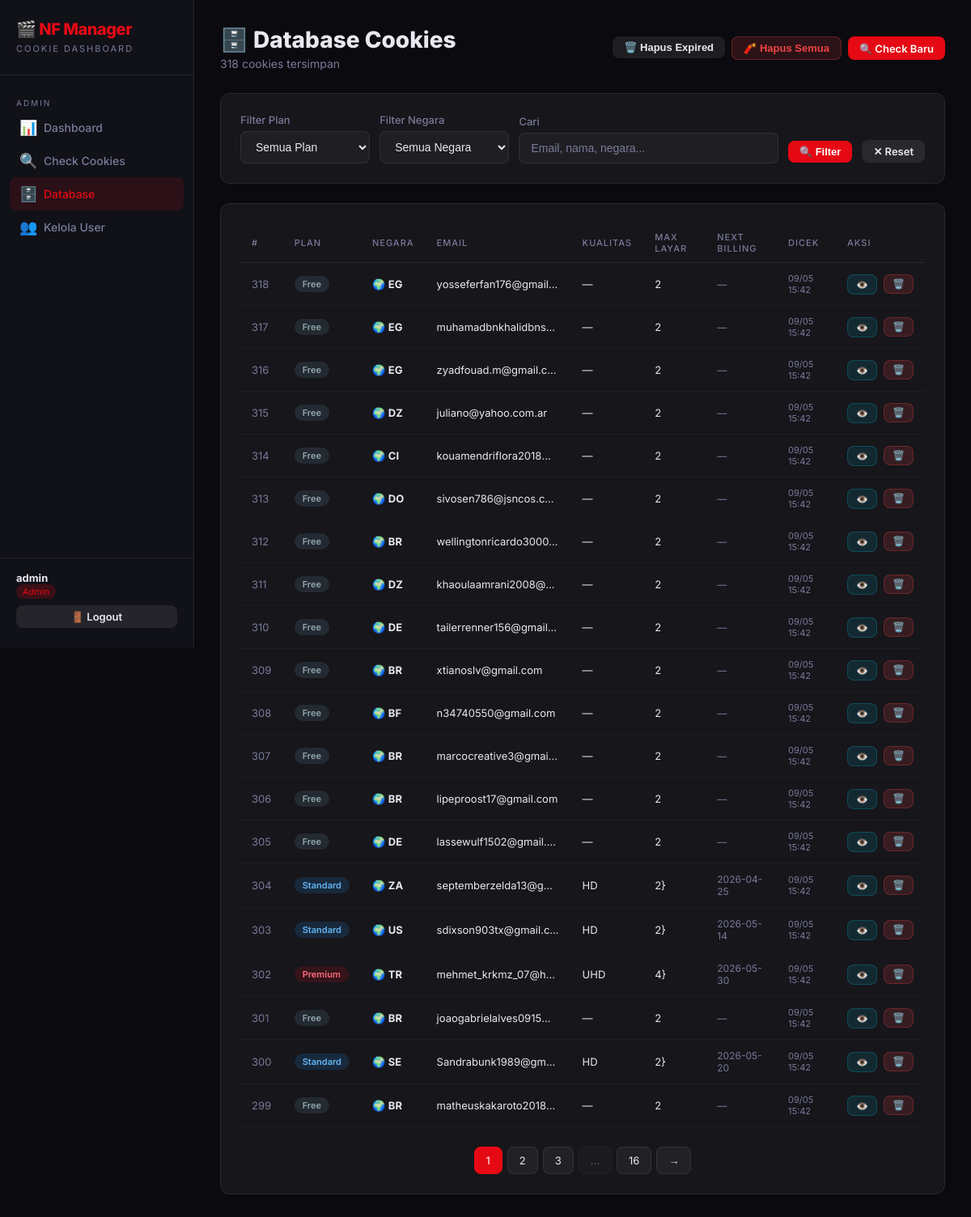
/admin/results (signed in), run on the app's committed database.
### app/models.py (models this page shows)
class User(UserMixin, db.Model):
    __tablename__ = 'users'
    id = db.Column(db.Integer, primary_key=True)
    username = db.Column(db.String(80), unique=True, nullable=False)
    email = db.Column(db.String(120), unique=True, nullable=False)
    password_hash = db.Column(db.String(256), nullable=False)
    is_admin = db.Column(db.Boolean, default=False)
    is_approved = db.Column(db.Boolean, default=False)
    created_at = db.Column(db.DateTime, default=datetime.utcnow)

class CookieResult(db.Model):
    __tablename__ = 'cookie_results'
    id = db.Column(db.Integer, primary_key=True)
    filename = db.Column(db.String(255))
    cookie_text = db.Column(db.Text, nullable=False)
    plan_key = db.Column(db.String(50), index=True)       # premium, standard, basic, mobile, free
    plan_name = db.Column(db.String(100))                  # display label
    country = db.Column(db.String(10), index=True)         # 2-letter country code
    is_on_hold = db.Column(db.Boolean, default=False)
    email = db.Column(db.String(200))
    account_name = db.Column(db.String(200))
    quality = db.Column(db.String(50))                     # UHD, HD, SD
    max_streams = db.Column(db.String(20))
    plan_price = db.Column(db.String(50))
    next_billing = db.Column(db.String(100))
    payment_method = db.Column(db.String(100))
    member_since = db.Column(db.String(100))
    extra_members = db.Column(db.String(20))
    profiles = db.Column(db.Text)
    hold_status = db.Column(db.String(20))
    membership_status = db.Column(db.String(100))
    checked_at = db.Column(db.DateTime, default=datetime.utcnow)
    source_file = db.Column(db.String(255))

### app/admin.py (the view)
@admin_bp.route('/results')
@login_required
@admin_required
def results():
    page = request.args.get('page', 1, type=int)
    plan_filter = request.args.get('plan', '')
    country_filter = request.args.get('country', '')
    search = request.args.get('search', '')
    query = CookieResult.query
    if plan_filter:
        query = query.filter(CookieResult.plan_key == plan_filter)
    if country_filter:
        query = query.filter(CookieResult.country == country_filter)
    if search:
        query = query.filter(
            (CookieResult.email.ilike(f'%{search}%')) |
            (CookieResult.account_name.ilike(f'%{search}%')) |
            (CookieResult.country.ilike(f'%{search}%'))
        )
    pagination = query.order_by(CookieResult.checked_at.desc()).paginate(page=page, per_page=20)
    from sqlalchemy import func
    plans = db.session.query(CookieResult.plan_key, CookieResult.plan_name).distinct().all()
    countries = db.session.query(CookieResult.country).distinct().order_by(CookieResult.country).all()
    return render_template('admin/results.html',
                           pagination=pagination,
                           plans=plans,
                           countries=countries,
                           plan_filter=plan_filter,
                           country_filter=country_filter,
                           search=search)

### app/admin.py (called while the page is built)
def admin_required(f):
    @wraps(f)
    def decorated(*args, **kwargs):
        if not current_user.is_authenticated or not current_user.is_admin:
            flash('Akses ditolak. Hanya admin yang bisa mengakses halaman ini.', 'danger')
            return redirect(url_for('auth.login'))
        return f(*args, **kwargs)
    return decorated

### app/templates/admin/results.html (shortened to what this page needs)
{% extends "base.html" %}
{% block content %}
<div class="page-header">
  <div class="flex-between">
    <div>
      <h2 class="page-title">🗄️ Database Cookies</h2>
      <p class="page-subtitle">{{ pagination.total }} cookies tersimpan</p>
    </div>
    <div class="flex gap-2">
      <form method="POST" action="{{ url_for('admin.delete_expired') }}" onsubmit="return confirm('Hapus semua cookies expired?')">
        <button class="btn btn-secondary btn-sm">🗑️ Hapus Expired</button>
      </form>
      <form method="POST" action="{{ url_for('admin.delete_all') }}" onsubmit="return confirm('⚠️ PERINGATAN: Yakin ingin MENGHAPUS SEMUA data cookies dari database? Tindakan ini tidak bisa dibatalkan!')">
        <button class="btn btn-danger btn-sm">🧨 Hapus Semua</button>
      </form>
      <a href="{{ url_for('admin.check') }}" class="btn btn-primary btn-sm">🔍 Check Baru</a>
    </div>
  </div>
</div>
<div class="card mb-3">
  <form method="GET" class="flex" style="gap:12px;flex-wrap:wrap;align-items:flex-end;">
    <div class="form-group" style="margin:0;flex:1;min-width:150px;">
      <label class="form-label">Filter Plan</label>
      <select name="plan" class="form-control">
        <option value="">Semua Plan</option>
      </select>
    </div>
    <div class="form-group" style="margin:0;flex:1;min-width:120px;">
      <label class="form-label">Filter Negara</label>
      <select name="country" class="form-control">
        <option value="">Semua Negara</option>
      </select>
    </div>
    <div class="form-group" style="margin:0;flex:2;min-width:180px;">
      <label class="form-label">Cari</label>
      <input type="text" name="search" class="form-control" placeholder="Email, nama, negara..." value="{{ search }}">
    </div>
    <button type="submit" class="btn btn-primary btn-sm" style="margin-bottom:1px;">🔍 Filter</button>
    <a href="{{ url_for('admin.results') }}" class="btn btn-secondary btn-sm" style="margin-bottom:1px;">✕ Reset</a>
  </form>
</div>
<div class="card">
  <div class="table-wrap">
    <table>
      <thead>
        <tr>
          <th>#</th><th>Plan</th><th>Negara</th><th>Email</th>
          <th>Kualitas</th><th>Max Layar</th><th>Next Billing</th><th>Dicek</th><th>Aksi</th>
        </tr>
      </thead>
      <tbody>
        {% for c in pagination.items %}
        {% set badge_map = {'premium':'badge-premium','standard':'badge-standard','standard_with_ads':'badge-standard','basic':'badge-basic','mobile':'badge-mobile','free':'badge-free'} %}
        <tr>
          <td style="color:var(--muted);">{{ c.id }}</td>
          <td><span class="badge {{ badge_map.get(c.plan_key,'') }}">{{ c.plan_name or c.plan_key }}</span></td>
          <td>🌍 <strong>{{ c.country or '?' }}</strong></td>
          <td style="max-width:180px;overflow:hidden;text-overflow:ellipsis;white-space:nowrap;">{{ c.email or '—' }}</td>
          <td>{{ c.quality or '—' }}</td>
          <td>{{ c.max_streams or '—' }}</td>
          <td style="font-size:12px;color:var(--muted);">{{ c.next_billing or '—' }}</td>
          <td style="font-size:11px;color:var(--muted);">{{ c.checked_at.strftime('%d/%m %H:%M') if c.checked_at else '—' }}</td>
          <td>
            <div class="flex gap-2">
              <a href="{{ url_for('user.cookie_detail', cookie_id=c.id) }}" class="btn btn-cyan btn-xs">👁️</a>
              <form method="POST" action="{{ url_for('admin.delete_cookie', cookie_id=c.id) }}" style="display:inline;" onsubmit="return confirm('Hapus cookie ini?')">
                <button class="btn btn-danger btn-xs">🗑️</button>
              </form>
            </div>
          </td>
        </tr>
        {% else %}
        <tr><td colspan="9" style="text-align:center;color:var(--muted);padding:40px;">Tidak ada data cookies.</td></tr>
        {% endfor %}
      </tbody>
    </table>
  </div>
  {% if pagination.pages > 1 %}
  <div class="pagination">
    {% for p in pagination.iter_pages(left_edge=1, right_edge=1, left_current=2, right_current=2) %}
      {% if p %}<a href="{{ url_for('admin.results', page=p, plan=plan_filter, country=country_filter, search=search) }}" class="page-btn {% if p==pagination.page %}active{% endif %}">{{ p }}</a>
      {% else %}<span class="page-btn" style="opacity:0.4;">…</span>{% endif %}
    {% endfor %}
    {% if pagination.has_next %}
    <a href="{{ url_for('admin.results', page=pagination.next_num, plan=plan_filter, country=country_filter, search=search) }}" class="page-btn">→</a>
    {% endif %}
  </div>
  {% endif %}
</div>
{% endblock %}

### app/templates/base.html (shortened to what this page needs)
<!DOCTYPE html>
<html lang="id">
<head>
<link rel="stylesheet" href="{{ url_for('static', filename='css/style.css') }}">
</head>
<body>
<div class="layout">
  <aside class="sidebar">
    <div class="sidebar-logo">
      <h1>🎬 NF Manager</h1>
      <span>Cookie Dashboard</span>
    </div>
    {% if current_user.is_authenticated %}
    {% if current_user.is_admin %}
    <div class="nav-section">
      <div class="nav-label">Admin</div>
      <a href="{{ url_for('admin.dashboard') }}" class="nav-link {% if request.endpoint == 'admin.dashboard' %}active{% endif %}">
        <span class="icon">📊</span> Dashboard
      </a>
      <a href="{{ url_for('admin.check') }}" class="nav-link {% if request.endpoint in ['admin.check','admin.checking'] %}active{% endif %}">
        <span class="icon">🔍</span> Check Cookies
      </a>
      <a href="{{ url_for('admin.results') }}" class="nav-link {% if request.endpoint == 'admin.results' %}active{% endif %}">
        <span class="icon">🗄️</span> Database
      </a>
      <a href="{{ url_for('admin.users') }}" class="nav-link {% if request.endpoint == 'admin.users' %}active{% endif %}">
        <span class="icon">👥</span> Kelola User
      </a>
    </div>
    {% endif %}
    {% endif %}
    <div class="sidebar-footer">
      {% if current_user.is_authenticated %}
      <div class="sidebar-user">
        <strong>{{ current_user.username }}</strong>
        {% if current_user.is_admin %}<span class="badge-admin">Admin</span>{% else %}<span class="badge-user">User</span>{% endif %}
      </div>
      <a href="{{ url_for('auth.logout') }}" class="btn btn-secondary btn-sm" style="width:100%;justify-content:center;">🚪 Logout</a>
      {% endif %}
    </div>
  </aside>
  <main class="main-content">
    {% block content %}{% endblock %}
  </main>
</div>
</body>
</html>

### data on the page
User: username "admin"
CookieResult: id "318", plan_name "Free", country "EG", email "yosseferfan176@gmail…", quality "—", max_streams "2", next_billing "—", checked_at "09/05 15:42"
CookieResult: id "317", plan_name "Free", country "EG", email "muhamadbnkhalidbns…", quality "—", max_streams "2", next_billing "—", checked_at "09/05 15:42"
CookieResult: id "316", plan_name "Free", country "EG", email "zyadfouad.m@gmail.c…", quality "—", max_streams "2", next_billing "—", checked_at "09/05 15:42"
CookieResult: id "315", plan_name "Free", country "DZ", email "juliano@yahoo.com.ar", quality "—", max_streams "2", next_billing "—", checked_at "09/05 15:42"
CookieResult: id "314", plan_name "Free", country "CI", email "kouamendriflora2018…", quality "—", max_streams "2", next_billing "—", checked_at "09/05 15:42"
CookieResult: id "313", plan_name "Free", country "DO", email "sivosen786@jsncos.com", quality "—", max_streams "2", next_billing "—", checked_at "09/05 15:42"
CookieResult: id "312", plan_name "Free", country "BR", email "wellingtonricardo3000…", quality "—", max_streams "2", next_billing "—", checked_at "09/05 15:42"
CookieResult: id "311", plan_name "Free", country "DZ", email "khaoulaamrani2008@…", quality "—", max_streams "2", next_billing "—", checked_at "09/05 15:42"
CookieResult: id "310", plan_name "Free", country "DE", email "tailerrenner156@gmail…", quality "—", max_streams "2", next_billing "—", checked_at "09/05 15:42"
CookieResult: id "309", plan_name "Free", country "BR", email "xtianoslv@gmail.com", quality "—", max_streams "2", next_billing "—", checked_at "09/05 15:42"
CookieResult: id "308", plan_name "Free", country "BF", email "n34740550@gmail.com", quality "—", max_streams "2", next_billing "—", checked_at "09/05 15:42"
CookieResult: id "307", plan_name "Free", country "BR", email "marcocreative3@gmai…", quality "—", max_streams "2", next_billing "—", checked_at "09/05 15:42"
CookieResult: id "306", plan_name "Free", country "BR", email "lipeproost17@gmail.com", quality "—", max_streams "2", next_billing "—", checked_at "09/05 15:42"
CookieResult: id "305", plan_name "Free", country "DE", email "lassewulf1502@gmail.…", quality "—", max_streams "2", next_billing "—", checked_at "09/05 15:42"
CookieResult: id "304", plan_name "Standard", country "ZA", email "septemberzelda13@g…", quality "HD", max_streams "2}", next_billing "2026-04-25", checked_at "09/05 15:42"
CookieResult: id "303", plan_name "Standard", country "US", email "sdixson903tx@gmail.c…", quality "HD", max_streams "2}", next_billing "2026-05-14", checked_at "09/05 15:42"
CookieResult: id "302", plan_name "Premium", country "TR", email "mehmet_krkmz_07@h…", quality "UHD", max_streams "4}", next_billing "2026-05-30", checked_at "09/05 15:42"
CookieResult: id "301", plan_name "Free", country "BR", email "joaogabrielalves0915…", quality "—", max_streams "2", next_billing "—", checked_at "09/05 15:42"
CookieResult: id "300", plan_name "Standard", country "SE", email "Sandrabunk1989@gm…", quality "HD", max_streams "2}", next_billing "2026-05-20", checked_at "09/05 15:42"
CookieResult: id "299", plan_name "Free", country "BR", email "matheuskakaroto2018…", quality "—", max_streams "2", next_billing "—", checked_at "09/05 15:42"

### other printed values
{{ pagination.total }} "318"
{{ p }} "1" "2" "3" "16"
